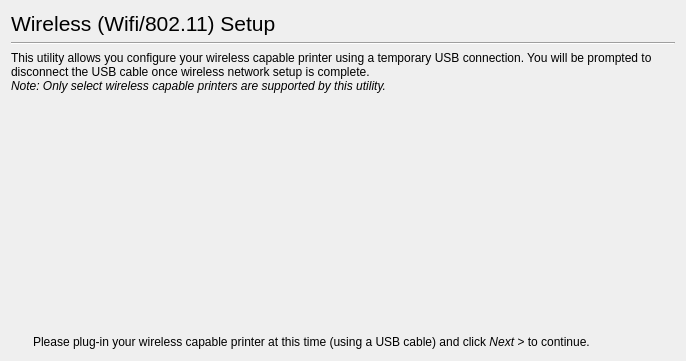
     <widget class="QWidget" name="DiscoveryPage">
      <layout class="QGridLayout">
       <item row="0" column="0" colspan="3">
        <widget class="QLabel" name="label">
         <property name="font">
          <font>
           <pointsize>16</pointsize>
          </font>
         </property>
         <property name="text">
          <string>Wireless (Wifi/802.11) Setup</string>
         </property>
        </widget>
       </item>
       <item row="1" column="0" colspan="3">
        <widget class="Line" name="line">
         <property name="orientation">
          <enum>Qt::Horizontal</enum>
         </property>
        </widget>
       </item>
       <item row="2" column="0" colspan="3">
        <widget class="QLabel" name="label_2">
         <property name="text">
          <string>&lt;html&gt;&lt;head&gt;&lt;meta name=&quot;qrichtext&quot; content=&quot;1&quot; /&gt;&lt;style type=&quot;text/css&quot;&gt;
p, li { white-space: pre-wrap; }
&lt;/style&gt;&lt;/head&gt;&lt;body style=&quot; font-family:'Sans Serif'; font-size:9pt; font-weight:400; font-style:normal;&quot;&gt;
&lt;p style=&quot; margin-top:0px; margin-bottom:0px; margin-left:0px; margin-right:0px; -qt-block-indent:0; text-indent:0px;&quot;&gt;This utility allows you configure your wireless capable printer using a temporary USB connection. You will be prompted to disconnect the USB cable once wireless network setup is complete.&lt;/p&gt;
&lt;p style=&quot; margin-top:0px; margin-bottom:0px; margin-left:0px; margin-right:0px; -qt-block-indent:0; text-indent:0px;&quot;&gt;&lt;span style=&quot; font-style:italic;&quot;&gt;Note: Only select wireless capable printers are supported by this utility.&lt;/span&gt;&lt;/p&gt;&lt;/body&gt;&lt;/html&gt;</string>
         </property>
         <property name="wordWrap">
          <bool>true</bool>
         </property>
        </widget>
       </item>
       <item row="3" column="1">
        <spacer>
         <property name="orientation">
          <enum>Qt::Vertical</enum>
         </property>
         <property name="sizeHint" stdset="0">
          <size>
           <width>20</width>
           <height>40</height>
          </size>
         </property>
        </spacer>
       </item>
       <item row="4" column="0">
        <spacer>
         <property name="orientation">
          <enum>Qt::Horizontal</enum>
         </property>
         <property name="sizeHint" stdset="0">
          <size>
           <width>40</width>
           <height>20</height>
          </size>
         </property>
        </spacer>
       </item>
       <item row="4" column="1">
        <widget class="QLabel" name="Picture">
         <property name="sizePolicy">
          <sizepolicy hsizetype="Fixed" vsizetype="Fixed">
           <horstretch>0</horstretch>
           <verstretch>0</verstretch>
          </sizepolicy>
         </property>
         <property name="minimumSize">
          <size>
           <width>396</width>
           <height>128</height>
          </size>
         </property>
         <property name="maximumSize">
          <size>
           <width>396</width>
           <height>128</height>
          </size>
         </property>
         <property name="text">
          <string/>
         </property>
        </widget>
       </item>
       <item row="4" column="2">
        <spacer>
         <property name="orientation">
          <enum>Qt::Horizontal</enum>
         </property>
         <property name="sizeHint" stdset="0">
          <size>
           <width>40</width>
           <height>20</height>
          </size>
         </property>
        </spacer>
       </item>
       <item row="5" column="0" colspan="3">
        <spacer>
         <property name="orientation">
          <enum>Qt::Vertical</enum>
         </property>
         <property name="sizeHint" stdset="0">
          <size>
           <width>664</width>
           <height>61</height>
          </size>
         </property>
        </spacer>
       </item>
       <item row="6" column="0" colspan="3">
        <layout class="QHBoxLayout">
         <item>
          <widget class="QLabel" name="InfoIcon">
           <property name="sizePolicy">
            <sizepolicy hsizetype="Fixed" vsizetype="Fixed">
             <horstretch>0</horstretch>
             <verstretch>0</verstretch>
            </sizepolicy>
           </property>
           <property name="minimumSize">
            <size>
             <width>16</width>
             <height>16</height>
            </size>
           </property>
           <property name="maximumSize">
            <size>
             <width>16</width>
             <height>16</height>
            </size>
           </property>
           <property name="text">
            <string/>
           </property>
          </widget>
         </item>
         <item>
          <widget class="QLabel" name="label_14">
           <property name="text">
            <string>&lt;html&gt;&lt;head&gt;&lt;meta name=&quot;qrichtext&quot; content=&quot;1&quot; /&gt;&lt;style type=&quot;text/css&quot;&gt;
p, li { white-space: pre-wrap; }
&lt;/style&gt;&lt;/head&gt;&lt;body style=&quot; font-family:'Sans Serif'; font-size:9pt; font-weight:400; font-style:normal;&quot;&gt;
&lt;p style=&quot; margin-top:0px; margin-bottom:0px; margin-left:0px; margin-right:0px; -qt-block-indent:0; text-indent:0px;&quot;&gt;Please plug-in your wireless capable printer at this time (using a USB cable) and click&lt;span style=&quot; font-style:italic;&quot;&gt; Next &amp;gt;&lt;/span&gt; to continue.&lt;/p&gt;&lt;/body&gt;&lt;/html&gt;</string>
           </property>
           <property name="wordWrap">
            <bool>true</bool>
           </property>
          </widget>
         </item>
        </layout>
       </item>
      </layout>
     </widget>
